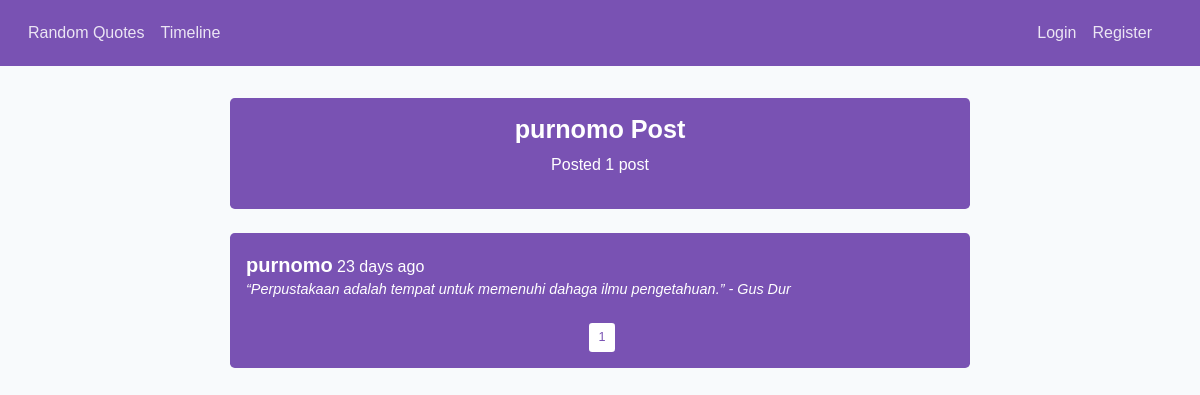
The page /post/purnomo on the database its author committed.
### flask/quotes/models.py (models this page shows, shortened)
class Post(db.Model):
    id = db.Column(db.Integer, primary_key=True)
    quotes = db.Column(db.String(255), nullable=False)
    writer = db.Column(db.String(20), nullable=False)
    date_posted = db.Column(db.DateTime, nullable=False,
            default=datetime.utcnow)
    user_id = db.Column(db.Integer, db.ForeignKey('user.id'), nullable=False)

class User(db.Model, UserMixin):
    id = db.Column(db.Integer, primary_key=True)
    username = db.Column(db.String(20), unique=True, nullable=False)
    email = db.Column(db.String(120), unique=True, nullable=False)
    password = db.Column(db.String(60), nullable=False)
    posts = db.relationship('Post', backref='author', lazy=True)

### flask/quotes/routes.py (the view)
@app.route('/post/<username>')
def post_user(username):
    data = {'title': f'{username} Post'}
    id = User.query.filter_by(username=username).first_or_404().id
    data['page'] = request.args.get('page', 1, type=int)
    data['posts'] = Post.query.order_by(Post.date_posted.desc()).\
            filter_by(user_id=id).paginate(page=data['page'], per_page=5)
    data['legend'] = data['title']
    return render_template('user_post.html', data=data)

### flask/quotes/templates/user_post.html (shortened to what this page needs)
{% extends "layout.html" %}
{% block content %}
<div class="container mt-2">
  <div class="col-md-8 p-3 foo mx-auto rounded-lg text-white">
    <h3 class="text-center font-weight-bold">{{ data['legend'] }}</h3>
    {% if data['posts'].items|length > 1 %}
    <p class="text-center">Posted {{ data['posts'].items|length }} posts</p>
    {% else %}
    <p class="text-center">Posted {{ data['posts'].items|length }} post</p>
    {% endif %}
  </div>
</div>
<div class="container mt-4">
  <div class="col-md-8 p-3 foo mx-auto rounded-lg text-white">
    {% if data['posts'].items %}
      {% for post in data['posts'].items %}
        <div class="mb-2">
          <a href="{{ url_for('post_user', username=post.author.username) }}" class="foofoo font-weight-bold d-inline text-white">{{ post.author.username }}</a>
          {{ moment(post.date_posted).fromNow() }}
          <h6 class="font-italic">“{{ post.quotes }}” - {{ post.writer }}</h6>
        </div>
      {% endfor %}
    {% else %}
      <div class="col d-flex justify-content-center mt-4">there's nothing</div>
    {% endif %}
    <div class="col d-flex justify-content-center mt-4">
      {% for page_num in data['posts'].iter_pages(left_edge=1, right_edge=1, left_current=1, right_current=2) %}
        {% if page_num %}
          {% if data['posts'].page == page_num %}
            <a href="#" class="bar btn btn-sm bg-white ml-1">{{ page_num }}</a>
          {% else %}
              <a href="{{ url_for('timeline', page=page_num) }}" class="bar btn btn-sm bg-white ml-1">{{ page_num }}</a>
          {%endif%}
        {% else %}
            <a href="#" class="bar btn btn-sm bg-white ml-1">...</a>
        {% endif %}
      {% endfor %}
    </div>
  </div>
</div>
{% endblock %}

### flask/quotes/static/css/bar.css (style rules this page uses)
.foo { background-color: #7952b3; }
.bar { color: #7952b3; }
.foofoo { font-size: 20px; }

### rows shown on the page
Post: author.username "purnomo", date_posted "23 days ago", quotes "Perpustakaan adalah tempat untuk memenuhi dahaga ilmu pengetahuan.", writer "Gus Dur"

### other values the page prints
{{ data['legend'] }} "purnomo Post"
{{ data['posts'].items|length }} "1"
{{ page_num }} "1"
